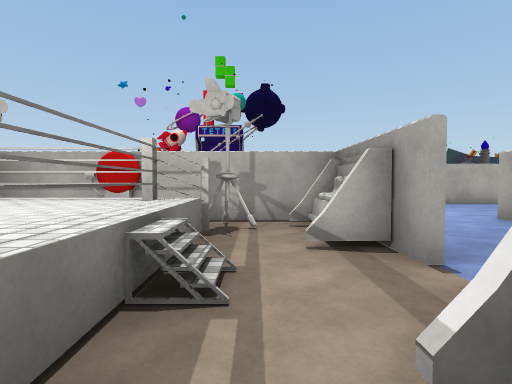
view 1 (above)

24 first-person views from a walk through a scene from a Unity 3-D project. The camera is 1.4 m above the floor, tilts 2° down and sees 80° across. The floor is counted in squares, 2 m on a side. Each view is taken from the middle of a square. On the plan, view 1 faces up. The plan holds only what a view shows up to about 10 squares ahead; the rest is blank. The place goes on beyond the plan. The player is left out. Surface patterns are stand-ins for the level's own textures.

view 2
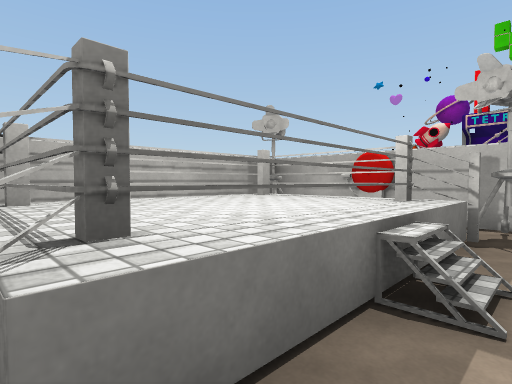

view 3
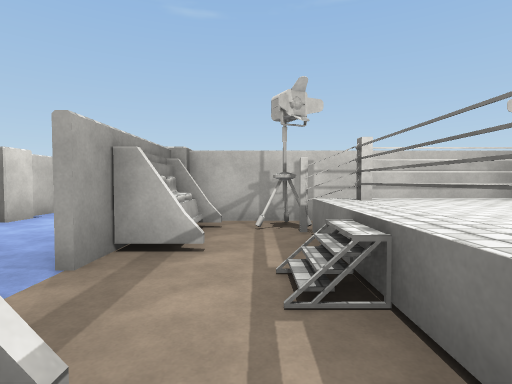

view 4
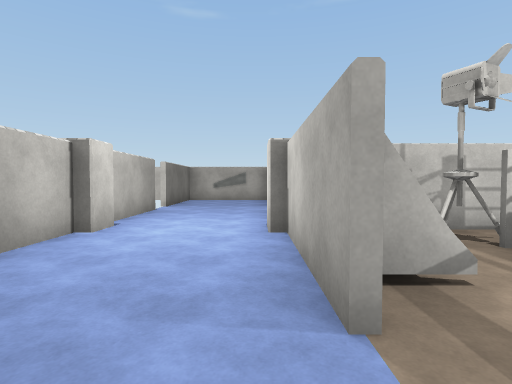

view 5
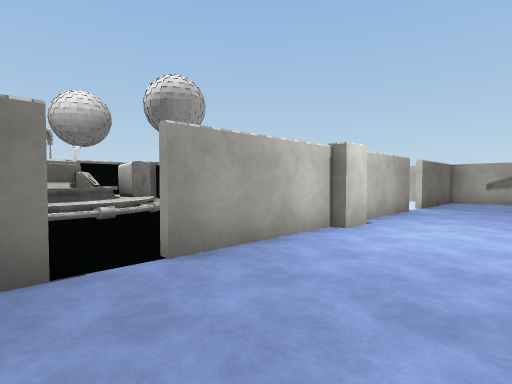

view 6
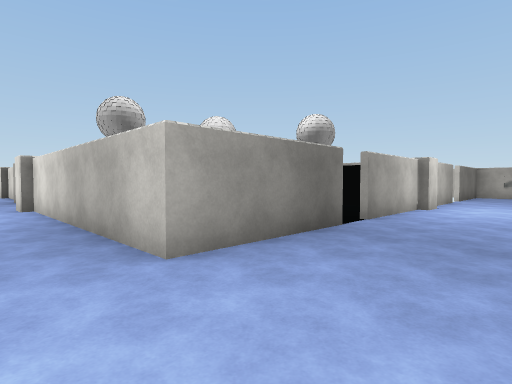

view 7
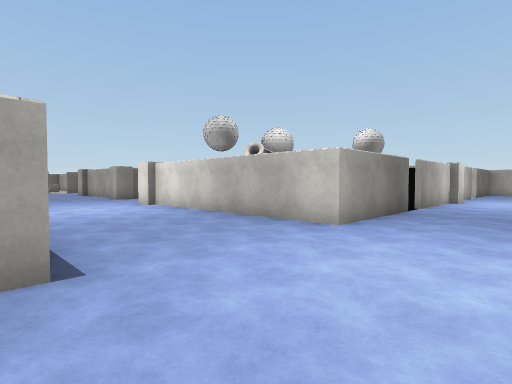

view 8
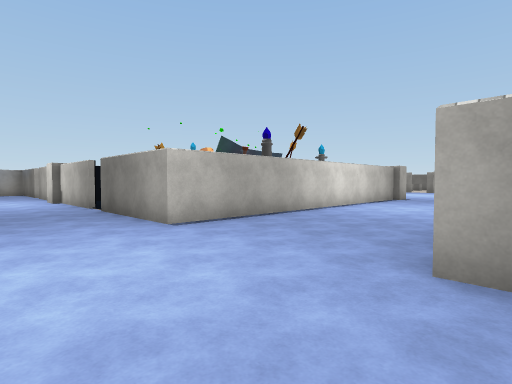

view 9
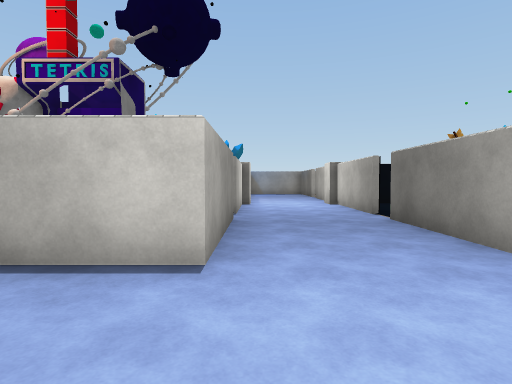

view 10
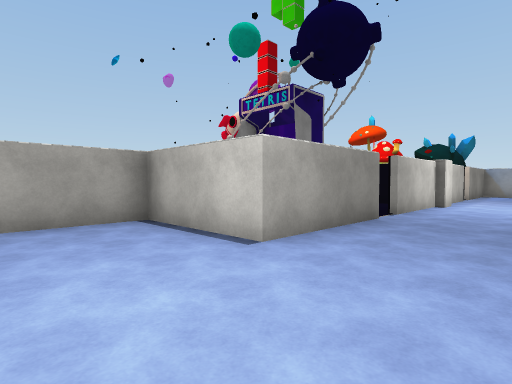

view 11
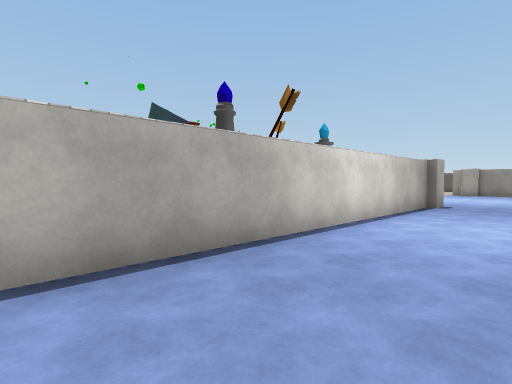

view 12
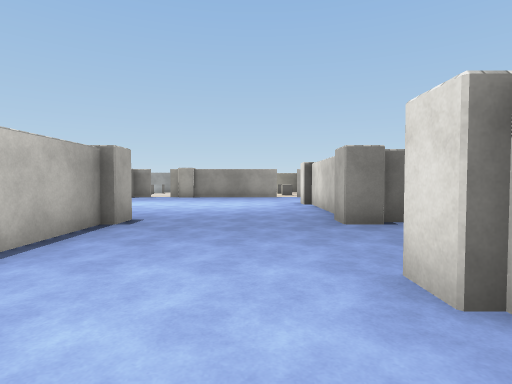

view 13
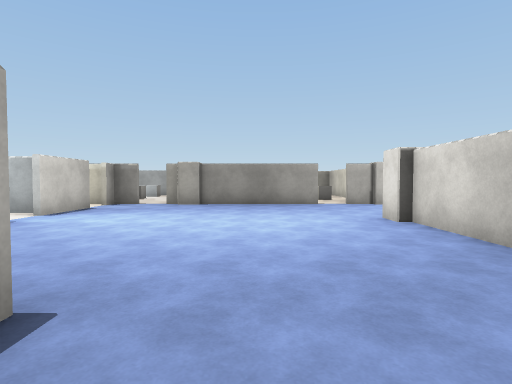

view 14
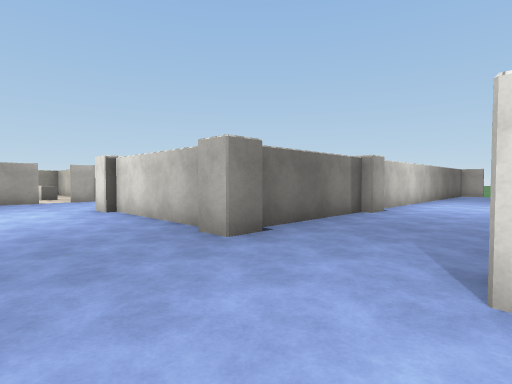

view 15
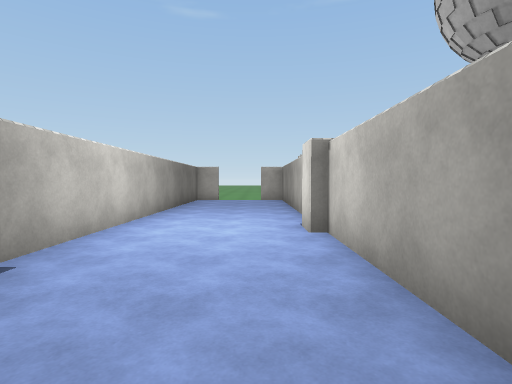

view 16
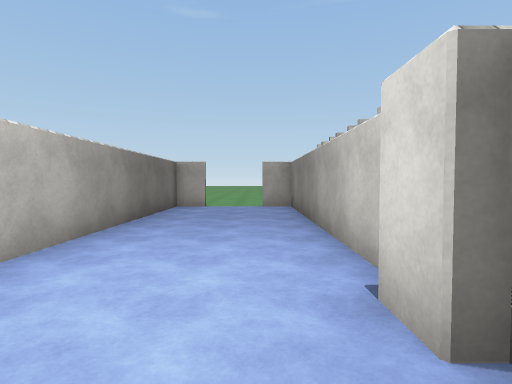

view 17
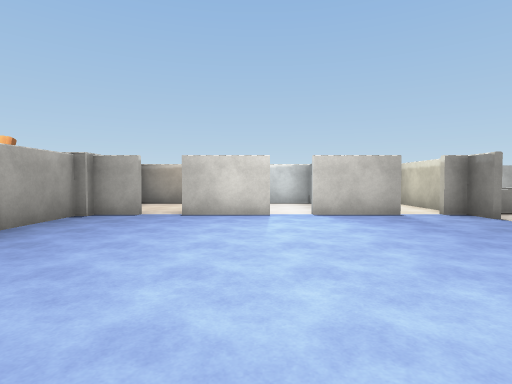

view 18
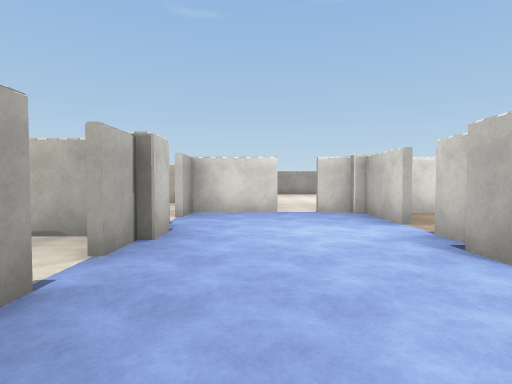

view 19
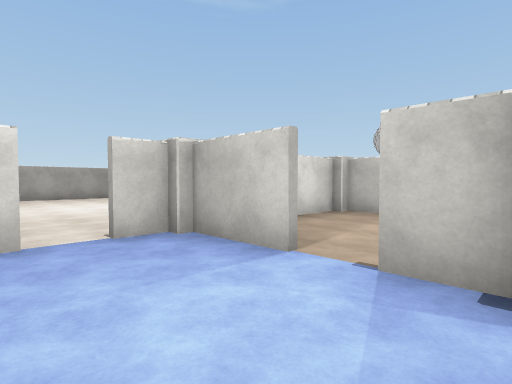

view 20
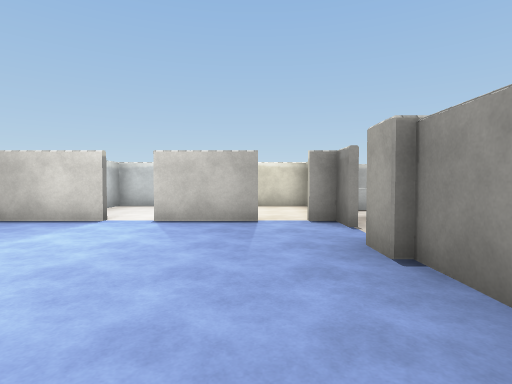

view 21
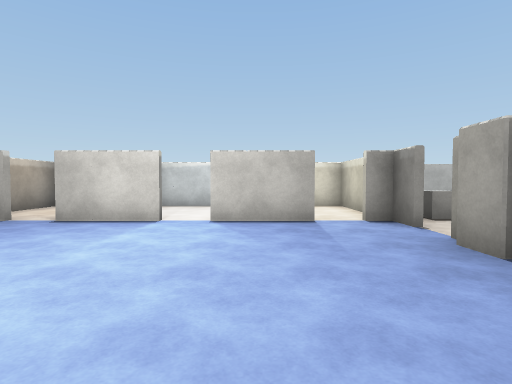

view 22
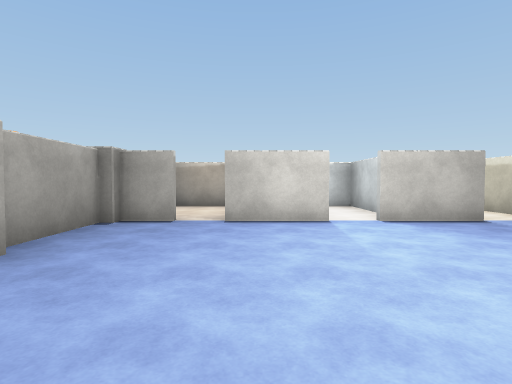

view 23
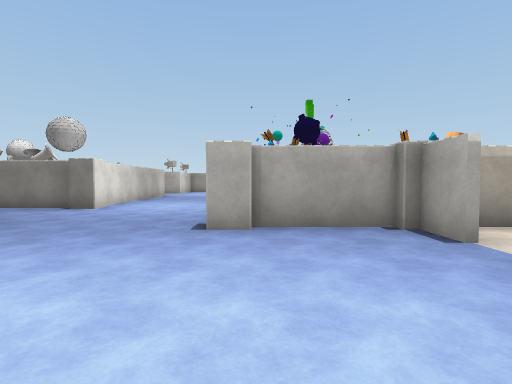

view 24
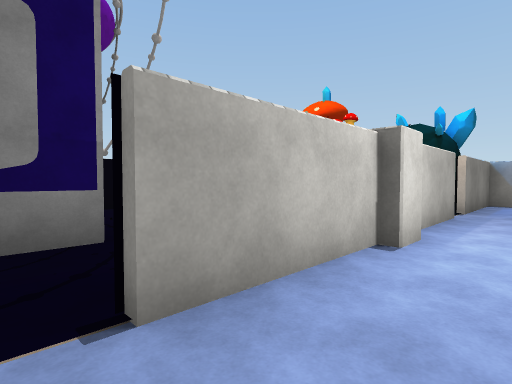

### Floor plan
Key: @ floor where view 1 was taken; # wall or solid block; x gap in a wall; . main floor; : floor 1 m higher than the main floor; = window, fence, low wall or low ledge; ^ raised ledge; v drop or lower ground; C cone; R crystal; U cube; O other object.
Columns run from 5 left of view 1 to 26 right of it. Each row starts with its distance up from view 1.
 19       #..
 18       #..
 17       #..###                 ###
 16       #..#         #########
 15       #..=.        #..#..#.#U
 14     # #..#.        #..#..#.#.
 13     # .....        ##.##.#x#U
 12       #..=.        #.......#.
 11       #..=.   CO   #.........
 10     ###..####R#R####.......##
  9     #......................##
  8     #......................#
  7     #......................#
  6  ######..########..........#
  5 #######..=.     #..######..#
  4 ##^^#.^..=.     #..#    #..#
  3 #^=::.#..#.     #..# ..x...#
  2 #^=::......=    #..#...=...#
  1 #^=::.#..=..^#^ #..######.##
  0 ##^##@#..=.  #  #..#    ..
 -1 #####.#..##     #..#    ..
 -2  ######...#     #..#    ..
 -3        ...#     #..#   ...
 -4        ...#     #..#   ...
 -5        ...v     #..#   ...
 -6        ...#     #..#   ..
 -7        ...#     #..#

Where each view was taken, in squares from view 1:
view 1: 0 up, 0 right, facing up
view 2: 0 up, 0 right, facing up-left
view 3: 4 up, 0 right, facing down
view 4: 3 up, 2 right, facing down
view 5: 3 up, 2 right, facing down-right
view 6: 7 up, 2 right, facing down-right
view 7: 10 up, 2 right, facing down-right
view 8: 5 up, 2 right, facing up-right
view 9: 7 up, 2 right, facing up
view 10: 7 up, 4 right, facing up-left
view 11: 7 up, 5 right, facing up-right
view 12: 7 up, 9 right, facing right
view 13: 8 up, 13 right, facing right
view 14: 8 up, 11 right, facing down-right
view 15: 3 up, 12 right, facing down
view 16: 0 up, 12 right, facing down
view 17: 6 up, 18 right, facing up
view 18: 8 up, 21 right, facing down
view 19: 5 up, 21 right, facing down-left
view 20: 7 up, 21 right, facing up
view 21: 7 up, 20 right, facing up
view 22: 7 up, 17 right, facing up
view 23: 10 up, 19 right, facing left
view 24: 13 up, 3 right, facing up-left
